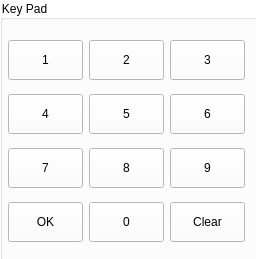
<?xml version="1.0" encoding="UTF-8"?>
<ui version="4.0">
 <class>keypad</class>
 <widget class="QWidget" name="keypad">
  <property name="geometry">
   <rect>
    <x>0</x>
    <y>0</y>
    <width>256</width>
    <height>259</height>
   </rect>
  </property>
  <property name="windowTitle">
   <string>Form</string>
  </property>
  <widget class="QGroupBox" name="groupBox">
   <property name="geometry">
    <rect>
     <x>0</x>
     <y>0</y>
     <width>261</width>
     <height>261</height>
    </rect>
   </property>
   <property name="styleSheet">
    <string notr="true">background-color:rgb(255, 255, 255);

font: 75 16pt &quot;Agency FB&quot;;</string>
   </property>
   <property name="title">
    <string>Key Pad</string>
   </property>
   <widget class="QPushButton" name="pushButton_3">
    <property name="geometry">
     <rect>
      <x>170</x>
      <y>40</y>
      <width>75</width>
      <height>40</height>
     </rect>
    </property>
    <property name="text">
     <string>3</string>
    </property>
   </widget>
   <widget class="QPushButton" name="pushButton_8">
    <property name="geometry">
     <rect>
      <x>89</x>
      <y>148</y>
      <width>75</width>
      <height>40</height>
     </rect>
    </property>
    <property name="text">
     <string>8</string>
    </property>
   </widget>
   <widget class="QPushButton" name="pushButton_9">
    <property name="geometry">
     <rect>
      <x>170</x>
      <y>148</y>
      <width>75</width>
      <height>40</height>
     </rect>
    </property>
    <property name="text">
     <string>9</string>
    </property>
   </widget>
   <widget class="QPushButton" name="OK_pushButton">
    <property name="geometry">
     <rect>
      <x>8</x>
      <y>202</y>
      <width>75</width>
      <height>40</height>
     </rect>
    </property>
    <property name="text">
     <string>OK</string>
    </property>
   </widget>
   <widget class="QPushButton" name="Clear_pushButton">
    <property name="geometry">
     <rect>
      <x>170</x>
      <y>202</y>
      <width>75</width>
      <height>40</height>
     </rect>
    </property>
    <property name="text">
     <string>Clear</string>
    </property>
   </widget>
   <widget class="QPushButton" name="pushButton">
    <property name="geometry">
     <rect>
      <x>8</x>
      <y>40</y>
      <width>75</width>
      <height>40</height>
     </rect>
    </property>
    <property name="text">
     <string>1</string>
    </property>
   </widget>
   <widget class="QPushButton" name="pushButton_0">
    <property name="geometry">
     <rect>
      <x>89</x>
      <y>202</y>
      <width>75</width>
      <height>40</height>
     </rect>
    </property>
    <property name="text">
     <string>0</string>
    </property>
   </widget>
   <widget class="QPushButton" name="pushButton_5">
    <property name="geometry">
     <rect>
      <x>89</x>
      <y>94</y>
      <width>75</width>
      <height>40</height>
     </rect>
    </property>
    <property name="text">
     <string>5</string>
    </property>
   </widget>
   <widget class="QPushButton" name="pushButton_4">
    <property name="geometry">
     <rect>
      <x>8</x>
      <y>94</y>
      <width>75</width>
      <height>40</height>
     </rect>
    </property>
    <property name="text">
     <string>4</string>
    </property>
   </widget>
   <widget class="QPushButton" name="pushButton_6">
    <property name="geometry">
     <rect>
      <x>170</x>
      <y>94</y>
      <width>75</width>
      <height>40</height>
     </rect>
    </property>
    <property name="text">
     <string>6</string>
    </property>
   </widget>
   <widget class="QPushButton" name="pushButton_7">
    <property name="geometry">
     <rect>
      <x>8</x>
      <y>148</y>
      <width>75</width>
      <height>40</height>
     </rect>
    </property>
    <property name="text">
     <string>7</string>
    </property>
   </widget>
   <widget class="QPushButton" name="pushButton_2">
    <property name="geometry">
     <rect>
      <x>89</x>
      <y>40</y>
      <width>75</width>
      <height>40</height>
     </rect>
    </property>
    <property name="text">
     <string>2</string>
    </property>
   </widget>
  </widget>
 </widget>
 <resources/>
 <connections/>
</ui>
